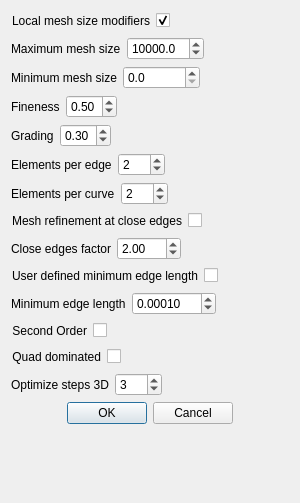
<?xml version="1.0" encoding="UTF-8"?>
<ui version="4.0">
 <exportmacro>SCHNAPPS_PLUGIN_VMFS_API</exportmacro>
 <class>Dialog_netgen</class>
 <widget class="QDialog" name="Dialog_netgen">
  <property name="geometry">
   <rect>
    <x>0</x>
    <y>0</y>
    <width>300</width>
    <height>503</height>
   </rect>
  </property>
  <property name="windowTitle">
   <string>Export with netgen</string>
  </property>
  <layout class="QGridLayout" name="gridLayout">
   <item row="0" column="0">
    <layout class="QVBoxLayout" name="verticalLayout">
     <item>
      <layout class="QHBoxLayout" name="horizontalLayout">
       <item>
        <widget class="QCheckBox" name="checkBox_uselocalh">
         <property name="toolTip">
          <string notr="true">Switch to enable / disable usage of local mesh size modifiers</string>
         </property>
         <property name="toolTipDuration">
          <number>-1</number>
         </property>
         <property name="accessibleDescription">
          <string/>
         </property>
         <property name="layoutDirection">
          <enum>Qt::RightToLeft</enum>
         </property>
         <property name="styleSheet">
          <string notr="true"> margin-left: 0px;</string>
         </property>
         <property name="text">
          <string>Local mesh size modifiers</string>
         </property>
         <property name="checked">
          <bool>true</bool>
         </property>
         <property name="tristate">
          <bool>false</bool>
         </property>
        </widget>
       </item>
       <item>
        <spacer name="horizontalSpacer">
         <property name="orientation">
          <enum>Qt::Horizontal</enum>
         </property>
         <property name="sizeHint" stdset="0">
          <size>
           <width>40</width>
           <height>20</height>
          </size>
         </property>
        </spacer>
       </item>
      </layout>
     </item>
     <item>
      <layout class="QHBoxLayout" name="horizontalLayout_2">
       <item>
        <widget class="QLabel" name="label">
         <property name="toolTip">
          <string>Maximum global mesh size allowed</string>
         </property>
         <property name="text">
          <string>Maximum mesh size</string>
         </property>
        </widget>
       </item>
       <item>
        <widget class="QDoubleSpinBox" name="doubleSpinBox_maxh">
         <property name="decimals">
          <number>1</number>
         </property>
         <property name="maximum">
          <double>100000000.000000000000000</double>
         </property>
         <property name="singleStep">
          <double>1000.000000000000000</double>
         </property>
         <property name="value">
          <double>10000.000000000000000</double>
         </property>
        </widget>
       </item>
       <item>
        <spacer name="horizontalSpacer_2">
         <property name="orientation">
          <enum>Qt::Horizontal</enum>
         </property>
         <property name="sizeHint" stdset="0">
          <size>
           <width>40</width>
           <height>20</height>
          </size>
         </property>
        </spacer>
       </item>
      </layout>
     </item>
     <item>
      <layout class="QHBoxLayout" name="horizontalLayout_3">
       <item>
        <widget class="QLabel" name="label_2">
         <property name="toolTip">
          <string>Minimum global mesh size allowed</string>
         </property>
         <property name="text">
          <string>Minimum mesh size</string>
         </property>
        </widget>
       </item>
       <item>
        <widget class="QDoubleSpinBox" name="doubleSpinBox_minh">
         <property name="decimals">
          <number>1</number>
         </property>
         <property name="maximum">
          <double>100000.000000000000000</double>
         </property>
         <property name="singleStep">
          <double>100.000000000000000</double>
         </property>
        </widget>
       </item>
       <item>
        <spacer name="horizontalSpacer_3">
         <property name="orientation">
          <enum>Qt::Horizontal</enum>
         </property>
         <property name="sizeHint" stdset="0">
          <size>
           <width>40</width>
           <height>20</height>
          </size>
         </property>
        </spacer>
       </item>
      </layout>
     </item>
     <item>
      <layout class="QHBoxLayout" name="horizontalLayout_4">
       <item>
        <widget class="QLabel" name="label_4">
         <property name="toolTip">
          <string>Mesh density: 0...1 (0 =&gt; coarse; 1 =&gt; fine)</string>
         </property>
         <property name="text">
          <string>Fineness</string>
         </property>
        </widget>
       </item>
       <item>
        <widget class="QDoubleSpinBox" name="doubleSpinBox_fineness">
         <property name="maximum">
          <double>1.000000000000000</double>
         </property>
         <property name="singleStep">
          <double>0.025000000000000</double>
         </property>
         <property name="value">
          <double>0.500000000000000</double>
         </property>
        </widget>
       </item>
       <item>
        <spacer name="horizontalSpacer_4">
         <property name="orientation">
          <enum>Qt::Horizontal</enum>
         </property>
         <property name="sizeHint" stdset="0">
          <size>
           <width>40</width>
           <height>20</height>
          </size>
         </property>
        </spacer>
       </item>
      </layout>
     </item>
     <item>
      <layout class="QHBoxLayout" name="horizontalLayout_5">
       <item>
        <widget class="QLabel" name="label_5">
         <property name="toolTip">
          <string>Mesh grading: 0...1 (0 =&gt; uniform mesh; 1 =&gt; aggressive local grading)</string>
         </property>
         <property name="text">
          <string>Grading</string>
         </property>
        </widget>
       </item>
       <item>
        <widget class="QDoubleSpinBox" name="doubleSpinBox_grading">
         <property name="toolTip">
          <string/>
         </property>
         <property name="maximum">
          <double>1.000000000000000</double>
         </property>
         <property name="singleStep">
          <double>0.025000000000000</double>
         </property>
         <property name="value">
          <double>0.300000000000000</double>
         </property>
        </widget>
       </item>
       <item>
        <spacer name="horizontalSpacer_5">
         <property name="orientation">
          <enum>Qt::Horizontal</enum>
         </property>
         <property name="sizeHint" stdset="0">
          <size>
           <width>40</width>
           <height>20</height>
          </size>
         </property>
        </spacer>
       </item>
      </layout>
     </item>
     <item>
      <layout class="QHBoxLayout" name="horizontalLayout_6">
       <item>
        <widget class="QLabel" name="label_6">
         <property name="toolTip">
          <string>Number of elements to generate per edge of the geometry</string>
         </property>
         <property name="text">
          <string>Elements per edge</string>
         </property>
        </widget>
       </item>
       <item>
        <widget class="QDoubleSpinBox" name="doubleSpinBox_elementsperedge">
         <property name="decimals">
          <number>0</number>
         </property>
         <property name="value">
          <double>2.000000000000000</double>
         </property>
        </widget>
       </item>
       <item>
        <spacer name="horizontalSpacer_6">
         <property name="orientation">
          <enum>Qt::Horizontal</enum>
         </property>
         <property name="sizeHint" stdset="0">
          <size>
           <width>40</width>
           <height>20</height>
          </size>
         </property>
        </spacer>
       </item>
      </layout>
     </item>
     <item>
      <layout class="QHBoxLayout" name="horizontalLayout_7">
       <item>
        <widget class="QLabel" name="label_7">
         <property name="toolTip">
          <string>Elements to generate per curvature radius</string>
         </property>
         <property name="text">
          <string>Elements per curve</string>
         </property>
        </widget>
       </item>
       <item>
        <widget class="QDoubleSpinBox" name="doubleSpinBox_elementspercurve">
         <property name="decimals">
          <number>0</number>
         </property>
         <property name="maximum">
          <double>100.000000000000000</double>
         </property>
         <property name="value">
          <double>2.000000000000000</double>
         </property>
        </widget>
       </item>
       <item>
        <spacer name="horizontalSpacer_7">
         <property name="orientation">
          <enum>Qt::Horizontal</enum>
         </property>
         <property name="sizeHint" stdset="0">
          <size>
           <width>40</width>
           <height>20</height>
          </size>
         </property>
        </spacer>
       </item>
      </layout>
     </item>
     <item>
      <layout class="QHBoxLayout" name="horizontalLayout_8">
       <item>
        <widget class="QCheckBox" name="checkBox_closeedgeenable">
         <property name="toolTip">
          <string>Enable / Disable mesh refinement at close edges</string>
         </property>
         <property name="layoutDirection">
          <enum>Qt::RightToLeft</enum>
         </property>
         <property name="styleSheet">
          <string notr="true"> margin-left: 0px;</string>
         </property>
         <property name="text">
          <string>Mesh refinement at close edges</string>
         </property>
        </widget>
       </item>
       <item>
        <spacer name="horizontalSpacer_8">
         <property name="orientation">
          <enum>Qt::Horizontal</enum>
         </property>
         <property name="sizeHint" stdset="0">
          <size>
           <width>40</width>
           <height>20</height>
          </size>
         </property>
        </spacer>
       </item>
      </layout>
     </item>
     <item>
      <layout class="QHBoxLayout" name="horizontalLayout_9">
       <item>
        <widget class="QLabel" name="label_8">
         <property name="toolTip">
          <string>Factor to use for refinement at close edges (larger =&gt; finer)</string>
         </property>
         <property name="text">
          <string>Close edges factor</string>
         </property>
        </widget>
       </item>
       <item>
        <widget class="QDoubleSpinBox" name="doubleSpinBox_closeedgefact">
         <property name="maximum">
          <double>100.000000000000000</double>
         </property>
         <property name="value">
          <double>2.000000000000000</double>
         </property>
        </widget>
       </item>
       <item>
        <spacer name="horizontalSpacer_9">
         <property name="orientation">
          <enum>Qt::Horizontal</enum>
         </property>
         <property name="sizeHint" stdset="0">
          <size>
           <width>40</width>
           <height>20</height>
          </size>
         </property>
        </spacer>
       </item>
      </layout>
     </item>
     <item>
      <layout class="QHBoxLayout" name="horizontalLayout_14">
       <item>
        <widget class="QCheckBox" name="checkBox_minedgelenenable">
         <property name="toolTip">
          <string>Enable / Disable user defined minimum edge length for edge subdivision</string>
         </property>
         <property name="layoutDirection">
          <enum>Qt::RightToLeft</enum>
         </property>
         <property name="styleSheet">
          <string notr="true"> margin-left: 0px;</string>
         </property>
         <property name="text">
          <string>User defined minimum edge length</string>
         </property>
        </widget>
       </item>
       <item>
        <spacer name="horizontalSpacer_14">
         <property name="orientation">
          <enum>Qt::Horizontal</enum>
         </property>
         <property name="sizeHint" stdset="0">
          <size>
           <width>40</width>
           <height>20</height>
          </size>
         </property>
        </spacer>
       </item>
      </layout>
     </item>
     <item>
      <layout class="QHBoxLayout" name="horizontalLayout_10">
       <item>
        <widget class="QLabel" name="label_3">
         <property name="toolTip">
          <string>Minimum edge length to use while subdividing the edges</string>
         </property>
         <property name="text">
          <string>Minimum edge length</string>
         </property>
        </widget>
       </item>
       <item>
        <widget class="QDoubleSpinBox" name="doubleSpinBox_minedgelen">
         <property name="decimals">
          <number>5</number>
         </property>
         <property name="minimum">
          <double>0.000010000000000</double>
         </property>
         <property name="maximum">
          <double>100.000000000000000</double>
         </property>
         <property name="singleStep">
          <double>0.000100000000000</double>
         </property>
         <property name="value">
          <double>0.000100000000000</double>
         </property>
        </widget>
       </item>
       <item>
        <spacer name="horizontalSpacer_10">
         <property name="orientation">
          <enum>Qt::Horizontal</enum>
         </property>
         <property name="sizeHint" stdset="0">
          <size>
           <width>40</width>
           <height>20</height>
          </size>
         </property>
        </spacer>
       </item>
      </layout>
     </item>
     <item>
      <layout class="QHBoxLayout" name="horizontalLayout_11">
       <item>
        <widget class="QCheckBox" name="checkBox_second_order">
         <property name="toolTip">
          <string>Generate second-order surface and volume elements</string>
         </property>
         <property name="layoutDirection">
          <enum>Qt::RightToLeft</enum>
         </property>
         <property name="styleSheet">
          <string notr="true"> margin-left: 0px;</string>
         </property>
         <property name="text">
          <string>Second Order</string>
         </property>
        </widget>
       </item>
       <item>
        <spacer name="horizontalSpacer_11">
         <property name="orientation">
          <enum>Qt::Horizontal</enum>
         </property>
         <property name="sizeHint" stdset="0">
          <size>
           <width>40</width>
           <height>20</height>
          </size>
         </property>
        </spacer>
       </item>
      </layout>
     </item>
     <item>
      <layout class="QHBoxLayout" name="horizontalLayout_12">
       <item>
        <widget class="QCheckBox" name="checkBox_quad_dominated">
         <property name="toolTip">
          <string>Creates a Quad-dominated mesh</string>
         </property>
         <property name="layoutDirection">
          <enum>Qt::RightToLeft</enum>
         </property>
         <property name="styleSheet">
          <string notr="true"> margin-left: 0px;</string>
         </property>
         <property name="text">
          <string>Quad dominated</string>
         </property>
        </widget>
       </item>
       <item>
        <spacer name="horizontalSpacer_12">
         <property name="orientation">
          <enum>Qt::Horizontal</enum>
         </property>
         <property name="sizeHint" stdset="0">
          <size>
           <width>40</width>
           <height>20</height>
          </size>
         </property>
        </spacer>
       </item>
      </layout>
     </item>
     <item>
      <layout class="QHBoxLayout" name="horizontalLayout_13">
       <item>
        <widget class="QLabel" name="label_9">
         <property name="toolTip">
          <string>Number of optimize steps to use for 3-D mesh optimization</string>
         </property>
         <property name="text">
          <string>Optimize steps 3D</string>
         </property>
        </widget>
       </item>
       <item>
        <widget class="QSpinBox" name="spinBox_optsteps_3d">
         <property name="maximum">
          <number>100</number>
         </property>
         <property name="value">
          <number>3</number>
         </property>
         <property name="displayIntegerBase">
          <number>10</number>
         </property>
        </widget>
       </item>
       <item>
        <spacer name="horizontalSpacer_13">
         <property name="orientation">
          <enum>Qt::Horizontal</enum>
         </property>
         <property name="sizeHint" stdset="0">
          <size>
           <width>40</width>
           <height>20</height>
          </size>
         </property>
        </spacer>
       </item>
      </layout>
     </item>
     <item>
      <widget class="QDialogButtonBox" name="buttonBox">
       <property name="orientation">
        <enum>Qt::Horizontal</enum>
       </property>
       <property name="standardButtons">
        <set>QDialogButtonBox::Cancel|QDialogButtonBox::Ok</set>
       </property>
       <property name="centerButtons">
        <bool>true</bool>
       </property>
      </widget>
     </item>
     <item>
      <spacer name="verticalSpacer">
       <property name="orientation">
        <enum>Qt::Vertical</enum>
       </property>
       <property name="sizeHint" stdset="0">
        <size>
         <width>20</width>
         <height>40</height>
        </size>
       </property>
      </spacer>
     </item>
    </layout>
   </item>
  </layout>
 </widget>
 <resources/>
 <connections>
  <connection>
   <sender>buttonBox</sender>
   <signal>accepted()</signal>
   <receiver>Dialog_netgen</receiver>
   <slot>accept()</slot>
   <hints>
    <hint type="sourcelabel">
     <x>248</x>
     <y>254</y>
    </hint>
    <hint type="destinationlabel">
     <x>157</x>
     <y>274</y>
    </hint>
   </hints>
  </connection>
  <connection>
   <sender>buttonBox</sender>
   <signal>rejected()</signal>
   <receiver>Dialog_netgen</receiver>
   <slot>reject()</slot>
   <hints>
    <hint type="sourcelabel">
     <x>316</x>
     <y>260</y>
    </hint>
    <hint type="destinationlabel">
     <x>286</x>
     <y>274</y>
    </hint>
   </hints>
  </connection>
 </connections>
</ui>
